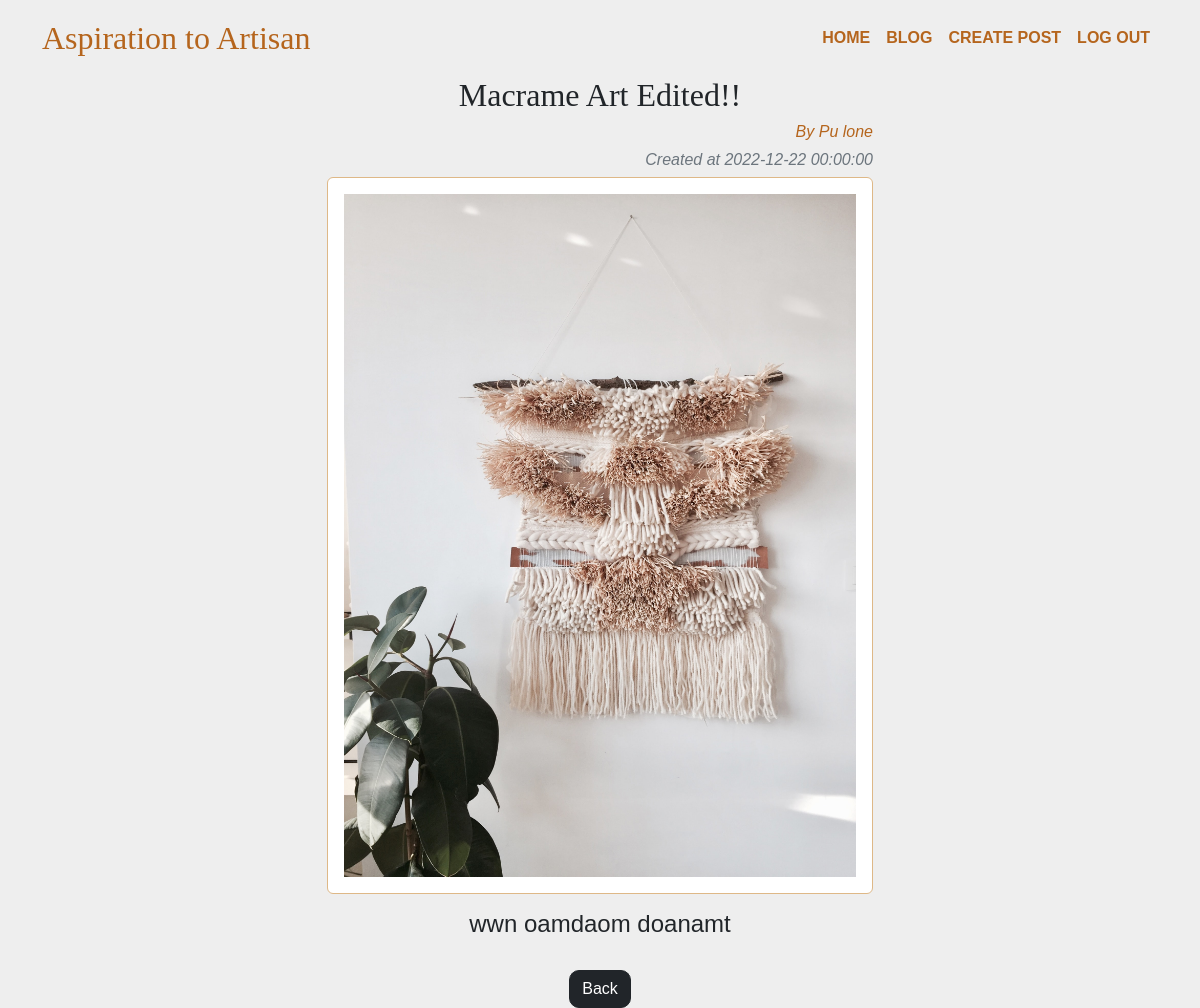
The app's page /blog/13 (signed in), older data.
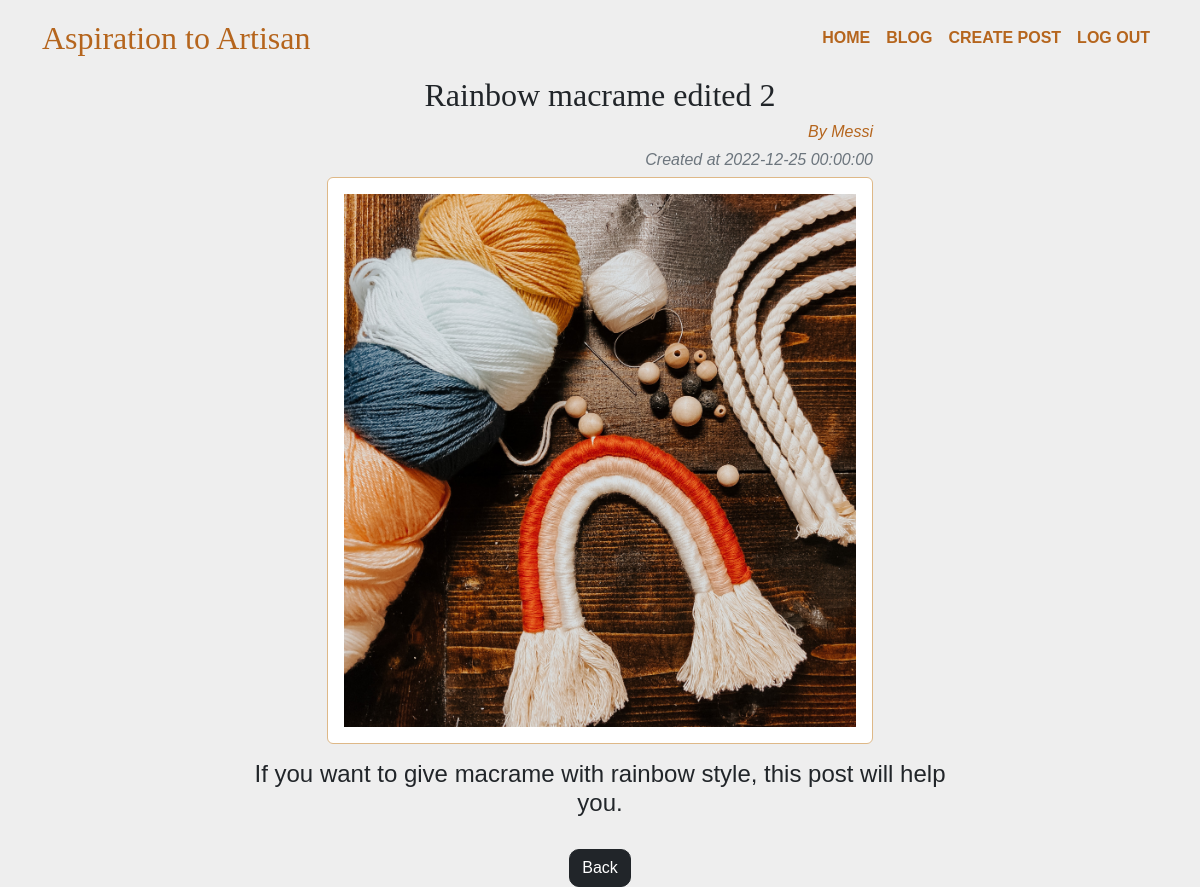
The same page, newer data.
### Artisan/model.py (models this page shows)
class Cards(db.Model,UserMixin):
    card_id = db.Column(db.Integer,primary_key=True)
    title = db.Column(db.String(255),nullable=False)
    content = db.Column(db.Text)
    author = db.Column(db.String(255),nullable=False)
    created_date = db.Column(db.DateTime,default=datetime.utcnow)
    image_url = db.Column(db.String(255), nullable=False)
    user_id = db.Column(db.Integer,db.ForeignKey('user.id'))

### Artisan/routes.py (the view)
@app.route('/blog/<int:id>')
def showPost(id):
    blogpost = Cards.query.get_or_404(id)
    return render_template('blogPost.html',blogpost=blogpost)

### Artisan/routes.py (called while the page is built)
@login_manager.user_loader
def load_user(user_id):
    return User.query.get(int(user_id))

### Artisan/templates/blogPost.html (shortened to what this page needs)
{% extends "layout.html" %}
{% block main %}
    <div class="container text-center" >
    <h2 > {{blogpost.title}}  </h2>
    <div class="row justify-content-center gy-3">
        <div class="col-6 ">
            <h6 class="text-end fst-italic "> <span>By {{blogpost.author }}</span></h6>
            <h6 class="text-end fst-italic text-muted "> Created at {{blogpost.created_date }}</h6>
            <img src="{{blogpost.image_url}}" class="img-fluid img-thumbnail p-3 rounded" style=" border-color:burlywood;">
        </div>
        <div class="col-sm-8 ">
        <h4>
            {{ blogpost.content }}
        </h4>
        </div>
    </div>
    <a href="{{url_for('blog')}}" class="btn mt-4 btnalign btn-dark me-0">Back</a>
</div>
{% endblock %}

### Artisan/templates/layout.html (shortened to what this page needs)
<!DOCTYPE html>
<html lang="en">
    <head>
      <link href="https://cdn.jsdelivr.net/npm/bootstrap@5.2.0/dist/css/bootstrap.min.css" rel="stylesheet">
        <link href="/static/styles.css" rel="stylesheet">
    </head>
    <body>
      <nav class="navbar navbar-expand-lg " >
        <div class="container">
        <a id="logo" >Aspiration to Artisan</a>
        <div class="collapse navbar-collapse" id="navbarSupportedContent">
          {% if session["user_id"] %}
            <ul class="navbar-nav ms-auto" >
              <li class="nav-item">
                <a class="nav-link active" aria-current="page" href="/">HOME</a>
              </li>
              <li class="nav-item">
                <a class="nav-link" href="/blog">BLOG</a>
              </li>
              <li class="nav-item">
                <a class="nav-link " href="/createpost">CREATE POST</a>
              </li>
              <li class="nav_item">
                <a class="nav-link " href="/logout">LOG OUT</a>
              </li>
            </ul>
          {% endif %}
          </div>
        </div>
      </nav>
      {% block main %}
      {% endblock %}
    </body>
</html>

### Artisan/static/styles.css (style rules this page uses)
html,body { height: 100%; background-color: #eeeeee; margin:0; padding:0; font-family:Calibre,Sans-Serif; }
#logo { color:#b5651d ; transition: color 400ms linear; font-weight:400; font-size:2em; font-family: IM FELL Double Pica; line-height:60px; }
.nav-link { color:#b5651d !important; font-weight:700 !important; }
h2 { font-family: Georgia, serif; font-weight:200px; }
span { color:#b5651d; }
.btnalign { margin-top: auto; border-radius: 10px; }
a { text-decoration: none; }

Row changes from the older to the newer data that the page shows:
changed Cards: title "Macrame Art Edited!!" → "Rainbow macrame edited 2"; author "Pu lone" → "Messi"; created_date "2022-12-22 00:00:00" → "2022-12-25 00:00:00"; image_url: a different picture; content "wwn oamdaom doanamt" → "If you want to give macrame with rainbow style, this post will help you."
